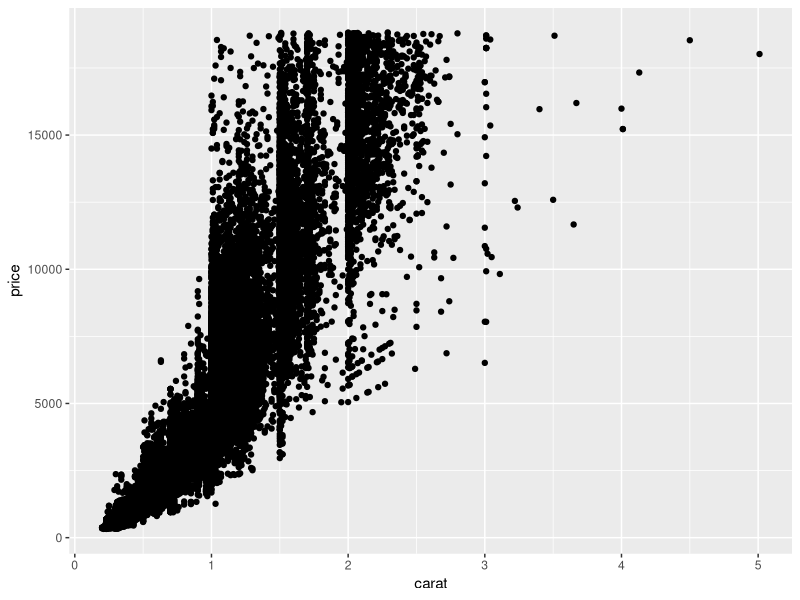
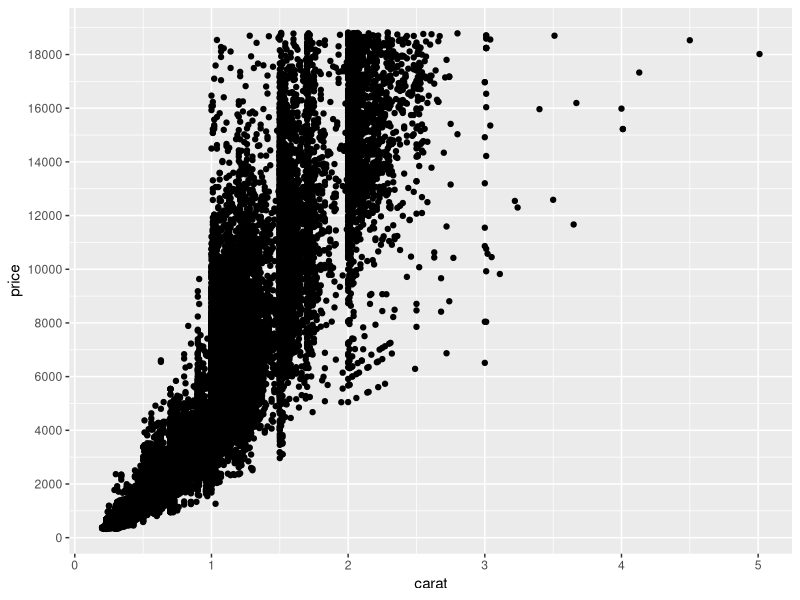
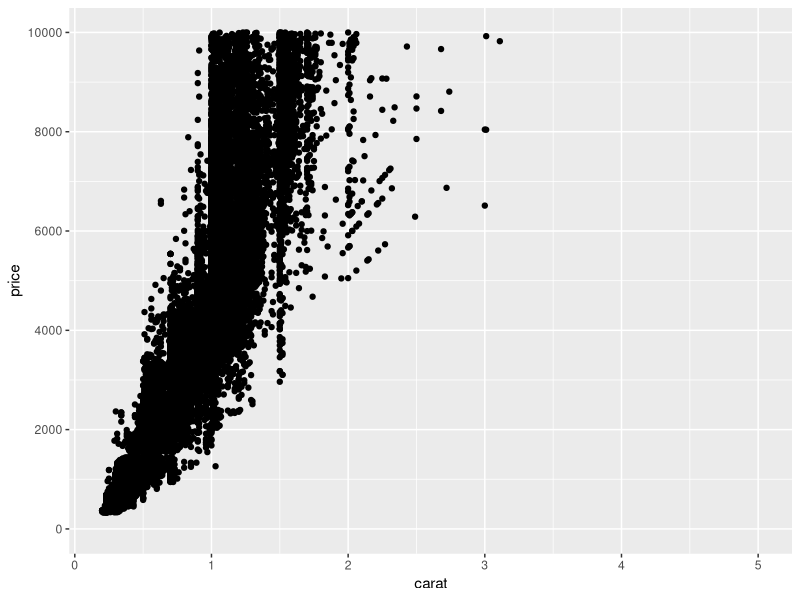

Source code (R) for these figures, in order:
## ---- chunk 1
#| echo: false
#| message: false
#| warning: false

library(tidyverse)
## ---- chunk 2
ggplot(data = diamonds, mapping = aes(carat, price)) + 
  geom_point()
## ---- chunk 3
ggplot(data = diamonds, mapping = aes(carat, price)) + 
  geom_point() + 
  scale_y_continuous(breaks = seq(0, 20000, 2000))
## ---- chunk 4
ggplot(data = diamonds, mapping = aes(carat, price)) + 
  geom_point() + 
  scale_y_continuous(breaks = seq(0, 20000, 2000), 
                    limits = c(0, 10000))
